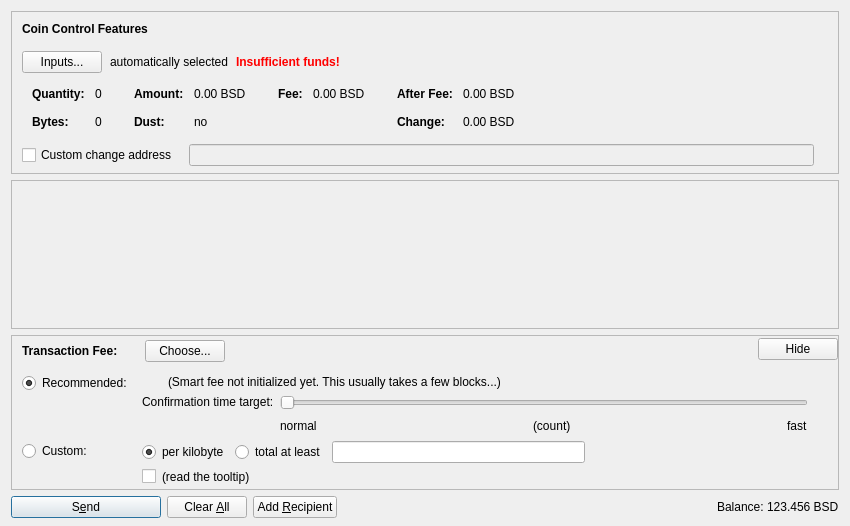
<?xml version="1.0" encoding="UTF-8"?>
<ui version="4.0">
 <class>SendCoinsDialog</class>
 <widget class="QDialog" name="SendCoinsDialog">
  <property name="geometry">
   <rect>
    <x>0</x>
    <y>0</y>
    <width>850</width>
    <height>526</height>
   </rect>
  </property>
  <property name="windowTitle">
   <string>Send Coins</string>
  </property>
  <layout class="QVBoxLayout" name="verticalLayout" stretch="0,1,0,0">
   <property name="bottomMargin">
    <number>8</number>
   </property>
   <item>
    <widget class="QFrame" name="frameCoinControl">
     <property name="sizePolicy">
      <sizepolicy hsizetype="Expanding" vsizetype="Expanding">
       <horstretch>0</horstretch>
       <verstretch>0</verstretch>
      </sizepolicy>
     </property>
     <property name="maximumSize">
      <size>
       <width>16777215</width>
       <height>16777215</height>
      </size>
     </property>
     <property name="frameShape">
      <enum>QFrame::StyledPanel</enum>
     </property>
     <property name="frameShadow">
      <enum>QFrame::Sunken</enum>
     </property>
     <layout class="QVBoxLayout" name="verticalLayoutCoinControl2">
      <property name="spacing">
       <number>0</number>
      </property>
      <property name="leftMargin">
       <number>0</number>
      </property>
      <property name="topMargin">
       <number>0</number>
      </property>
      <property name="rightMargin">
       <number>0</number>
      </property>
      <property name="bottomMargin">
       <number>6</number>
      </property>
      <item>
       <layout class="QVBoxLayout" name="verticalLayoutCoinControl" stretch="0,0,0,0,1">
        <property name="spacing">
         <number>0</number>
        </property>
        <property name="leftMargin">
         <number>10</number>
        </property>
        <property name="topMargin">
         <number>10</number>
        </property>
        <item>
         <layout class="QHBoxLayout" name="horizontalLayoutCoinControl1">
          <property name="bottomMargin">
           <number>15</number>
          </property>
          <item>
           <widget class="QLabel" name="labelCoinControlFeatures">
            <property name="sizePolicy">
             <sizepolicy hsizetype="Preferred" vsizetype="Maximum">
              <horstretch>0</horstretch>
              <verstretch>0</verstretch>
             </sizepolicy>
            </property>
            <property name="font">
             <font>
              <weight>75</weight>
              <bold>true</bold>
             </font>
            </property>
            <property name="styleSheet">
             <string notr="true">font-weight:bold;</string>
            </property>
            <property name="text">
             <string>Coin Control Features</string>
            </property>
           </widget>
          </item>
         </layout>
        </item>
        <item>
         <layout class="QHBoxLayout" name="horizontalLayoutCoinControl2" stretch="0,0,0,0">
          <property name="spacing">
           <number>8</number>
          </property>
          <property name="bottomMargin">
           <number>10</number>
          </property>
          <item>
           <widget class="QPushButton" name="pushButtonCoinControl">
            <property name="styleSheet">
             <string notr="true"/>
            </property>
            <property name="text">
             <string>Inputs...</string>
            </property>
            <property name="autoDefault">
             <bool>false</bool>
            </property>
           </widget>
          </item>
          <item>
           <widget class="QLabel" name="labelCoinControlAutomaticallySelected">
            <property name="text">
             <string>automatically selected</string>
            </property>
            <property name="margin">
             <number>5</number>
            </property>
           </widget>
          </item>
          <item>
           <widget class="QLabel" name="labelCoinControlInsuffFunds">
            <property name="font">
             <font>
              <weight>75</weight>
              <bold>true</bold>
             </font>
            </property>
            <property name="styleSheet">
             <string notr="true">color:red;font-weight:bold;</string>
            </property>
            <property name="text">
             <string>Insufficient funds!</string>
            </property>
            <property name="margin">
             <number>5</number>
            </property>
           </widget>
          </item>
          <item>
           <spacer name="horizontalSpacerCoinControl">
            <property name="orientation">
             <enum>Qt::Horizontal</enum>
            </property>
            <property name="sizeHint" stdset="0">
             <size>
              <width>40</width>
              <height>1</height>
             </size>
            </property>
           </spacer>
          </item>
         </layout>
        </item>
        <item>
         <widget class="QWidget" name="widgetCoinControl" native="true">
          <property name="sizePolicy">
           <sizepolicy hsizetype="Preferred" vsizetype="Preferred">
            <horstretch>0</horstretch>
            <verstretch>0</verstretch>
           </sizepolicy>
          </property>
          <property name="minimumSize">
           <size>
            <width>0</width>
            <height>0</height>
           </size>
          </property>
          <property name="styleSheet">
           <string notr="true"/>
          </property>
          <layout class="QHBoxLayout" name="horizontalLayoutCoinControl5">
           <property name="leftMargin">
            <number>0</number>
           </property>
           <property name="topMargin">
            <number>0</number>
           </property>
           <property name="rightMargin">
            <number>0</number>
           </property>
           <property name="bottomMargin">
            <number>0</number>
           </property>
           <item>
            <layout class="QHBoxLayout" name="horizontalLayoutCoinControl3" stretch="0,0,0,1">
             <property name="spacing">
              <number>20</number>
             </property>
             <property name="topMargin">
              <number>0</number>
             </property>
             <property name="bottomMargin">
              <number>10</number>
             </property>
             <item>
              <layout class="QFormLayout" name="formLayoutCoinControl1">
               <property name="horizontalSpacing">
                <number>10</number>
               </property>
               <property name="verticalSpacing">
                <number>14</number>
               </property>
               <property name="leftMargin">
                <number>10</number>
               </property>
               <property name="topMargin">
                <number>4</number>
               </property>
               <property name="rightMargin">
                <number>6</number>
               </property>
               <item row="0" column="0">
                <widget class="QLabel" name="labelCoinControlQuantityText">
                 <property name="font">
                  <font>
                   <weight>75</weight>
                   <bold>true</bold>
                  </font>
                 </property>
                 <property name="text">
                  <string>Quantity:</string>
                 </property>
                 <property name="margin">
                  <number>0</number>
                 </property>
                </widget>
               </item>
               <item row="0" column="1">
                <widget class="QLabel" name="labelCoinControlQuantity">
                 <property name="cursor">
                  <cursorShape>IBeamCursor</cursorShape>
                 </property>
                 <property name="contextMenuPolicy">
                  <enum>Qt::ActionsContextMenu</enum>
                 </property>
                 <property name="text">
                  <string notr="true">0</string>
                 </property>
                 <property name="margin">
                  <number>0</number>
                 </property>
                 <property name="textInteractionFlags">
                  <set>Qt::LinksAccessibleByMouse|Qt::TextSelectableByKeyboard|Qt::TextSelectableByMouse</set>
                 </property>
                </widget>
               </item>
               <item row="1" column="0">
                <widget class="QLabel" name="labelCoinControlBytesText">
                 <property name="font">
                  <font>
                   <weight>75</weight>
                   <bold>true</bold>
                  </font>
                 </property>
                 <property name="text">
                  <string>Bytes:</string>
                 </property>
                </widget>
               </item>
               <item row="1" column="1">
                <widget class="QLabel" name="labelCoinControlBytes">
                 <property name="cursor">
                  <cursorShape>IBeamCursor</cursorShape>
                 </property>
                 <property name="contextMenuPolicy">
                  <enum>Qt::ActionsContextMenu</enum>
                 </property>
                 <property name="text">
                  <string notr="true">0</string>
                 </property>
                 <property name="textInteractionFlags">
                  <set>Qt::LinksAccessibleByMouse|Qt::TextSelectableByKeyboard|Qt::TextSelectableByMouse</set>
                 </property>
                </widget>
               </item>
              </layout>
             </item>
             <item>
              <layout class="QFormLayout" name="formLayoutCoinControl2">
               <property name="horizontalSpacing">
                <number>10</number>
               </property>
               <property name="verticalSpacing">
                <number>14</number>
               </property>
               <property name="leftMargin">
                <number>6</number>
               </property>
               <property name="topMargin">
                <number>4</number>
               </property>
               <property name="rightMargin">
                <number>6</number>
               </property>
               <item row="0" column="0">
                <widget class="QLabel" name="labelCoinControlAmountText">
                 <property name="font">
                  <font>
                   <weight>75</weight>
                   <bold>true</bold>
                  </font>
                 </property>
                 <property name="text">
                  <string>Amount:</string>
                 </property>
                 <property name="margin">
                  <number>0</number>
                 </property>
                </widget>
               </item>
               <item row="0" column="1">
                <widget class="QLabel" name="labelCoinControlAmount">
                 <property name="cursor">
                  <cursorShape>IBeamCursor</cursorShape>
                 </property>
                 <property name="contextMenuPolicy">
                  <enum>Qt::ActionsContextMenu</enum>
                 </property>
                 <property name="text">
                  <string notr="true">0.00 BSD</string>
                 </property>
                 <property name="textInteractionFlags">
                  <set>Qt::LinksAccessibleByMouse|Qt::TextSelectableByKeyboard|Qt::TextSelectableByMouse</set>
                 </property>
                </widget>
               </item>
               <item row="1" column="0">
                <widget class="QLabel" name="labelCoinControlLowOutputText">
                 <property name="font">
                  <font>
                   <weight>75</weight>
                   <bold>true</bold>
                  </font>
                 </property>
                 <property name="text">
                  <string>Dust:</string>
                 </property>
                </widget>
               </item>
               <item row="1" column="1">
                <widget class="QLabel" name="labelCoinControlLowOutput">
                 <property name="cursor">
                  <cursorShape>IBeamCursor</cursorShape>
                 </property>
                 <property name="contextMenuPolicy">
                  <enum>Qt::ActionsContextMenu</enum>
                 </property>
                 <property name="text">
                  <string notr="true">no</string>
                 </property>
                 <property name="textInteractionFlags">
                  <set>Qt::LinksAccessibleByMouse|Qt::TextSelectableByKeyboard|Qt::TextSelectableByMouse</set>
                 </property>
                </widget>
               </item>
              </layout>
             </item>
             <item>
              <layout class="QFormLayout" name="formLayoutCoinControl3">
               <property name="horizontalSpacing">
                <number>10</number>
               </property>
               <property name="verticalSpacing">
                <number>14</number>
               </property>
               <property name="leftMargin">
                <number>6</number>
               </property>
               <property name="topMargin">
                <number>4</number>
               </property>
               <property name="rightMargin">
                <number>6</number>
               </property>
               <item row="0" column="0">
                <widget class="QLabel" name="labelCoinControlFeeText">
                 <property name="font">
                  <font>
                   <weight>75</weight>
                   <bold>true</bold>
                  </font>
                 </property>
                 <property name="text">
                  <string>Fee:</string>
                 </property>
                 <property name="margin">
                  <number>0</number>
                 </property>
                </widget>
               </item>
               <item row="0" column="1">
                <widget class="QLabel" name="labelCoinControlFee">
                 <property name="cursor">
                  <cursorShape>IBeamCursor</cursorShape>
                 </property>
                 <property name="contextMenuPolicy">
                  <enum>Qt::ActionsContextMenu</enum>
                 </property>
                 <property name="text">
                  <string notr="true">0.00 BSD</string>
                 </property>
                 <property name="textInteractionFlags">
                  <set>Qt::LinksAccessibleByMouse|Qt::TextSelectableByKeyboard|Qt::TextSelectableByMouse</set>
                 </property>
                </widget>
               </item>
              </layout>
             </item>
             <item>
              <layout class="QFormLayout" name="formLayoutCoinControl4">
               <property name="horizontalSpacing">
                <number>10</number>
               </property>
               <property name="verticalSpacing">
                <number>14</number>
               </property>
               <property name="leftMargin">
                <number>6</number>
               </property>
               <property name="topMargin">
                <number>4</number>
               </property>
               <property name="rightMargin">
                <number>6</number>
               </property>
               <item row="0" column="0">
                <widget class="QLabel" name="labelCoinControlAfterFeeText">
                 <property name="font">
                  <font>
                   <weight>75</weight>
                   <bold>true</bold>
                  </font>
                 </property>
                 <property name="text">
                  <string>After Fee:</string>
                 </property>
                 <property name="margin">
                  <number>0</number>
                 </property>
                </widget>
               </item>
               <item row="0" column="1">
                <widget class="QLabel" name="labelCoinControlAfterFee">
                 <property name="cursor">
                  <cursorShape>IBeamCursor</cursorShape>
                 </property>
                 <property name="contextMenuPolicy">
                  <enum>Qt::ActionsContextMenu</enum>
                 </property>
                 <property name="text">
                  <string notr="true">0.00 BSD</string>
                 </property>
                 <property name="textInteractionFlags">
                  <set>Qt::LinksAccessibleByMouse|Qt::TextSelectableByKeyboard|Qt::TextSelectableByMouse</set>
                 </property>
                </widget>
               </item>
               <item row="1" column="0">
                <widget class="QLabel" name="labelCoinControlChangeText">
                 <property name="font">
                  <font>
                   <weight>75</weight>
                   <bold>true</bold>
                  </font>
                 </property>
                 <property name="text">
                  <string>Change:</string>
                 </property>
                </widget>
               </item>
               <item row="1" column="1">
                <widget class="QLabel" name="labelCoinControlChange">
                 <property name="cursor">
                  <cursorShape>IBeamCursor</cursorShape>
                 </property>
                 <property name="contextMenuPolicy">
                  <enum>Qt::ActionsContextMenu</enum>
                 </property>
                 <property name="text">
                  <string notr="true">0.00 BSD</string>
                 </property>
                 <property name="textInteractionFlags">
                  <set>Qt::LinksAccessibleByMouse|Qt::TextSelectableByKeyboard|Qt::TextSelectableByMouse</set>
                 </property>
                </widget>
               </item>
              </layout>
             </item>
            </layout>
           </item>
          </layout>
         </widget>
        </item>
        <item>
         <layout class="QHBoxLayout" name="horizontalLayoutCoinControl4" stretch="0,0,0">
          <property name="spacing">
           <number>12</number>
          </property>
          <property name="sizeConstraint">
           <enum>QLayout::SetDefaultConstraint</enum>
          </property>
          <property name="topMargin">
           <number>5</number>
          </property>
          <property name="rightMargin">
           <number>5</number>
          </property>
          <item>
           <widget class="QCheckBox" name="checkBoxCoinControlChange">
            <property name="toolTip">
             <string>If this is activated, but the change address is empty or invalid, change will be sent to a newly generated address.</string>
            </property>
            <property name="text">
             <string>Custom change address</string>
            </property>
           </widget>
          </item>
          <item>
           <widget class="QValidatedLineEdit" name="lineEditCoinControlChange">
            <property name="enabled">
             <bool>false</bool>
            </property>
            <property name="sizePolicy">
             <sizepolicy hsizetype="Expanding" vsizetype="Fixed">
              <horstretch>0</horstretch>
              <verstretch>0</verstretch>
             </sizepolicy>
            </property>
           </widget>
          </item>
          <item>
           <widget class="QLabel" name="labelCoinControlChangeLabel">
            <property name="sizePolicy">
             <sizepolicy hsizetype="Preferred" vsizetype="Expanding">
              <horstretch>0</horstretch>
              <verstretch>0</verstretch>
             </sizepolicy>
            </property>
            <property name="minimumSize">
             <size>
              <width>0</width>
              <height>0</height>
             </size>
            </property>
            <property name="text">
             <string/>
            </property>
            <property name="margin">
             <number>3</number>
            </property>
           </widget>
          </item>
         </layout>
        </item>
        <item>
         <spacer name="verticalSpacerCoinControl">
          <property name="orientation">
           <enum>Qt::Vertical</enum>
          </property>
          <property name="sizeHint" stdset="0">
           <size>
            <width>800</width>
            <height>1</height>
           </size>
          </property>
         </spacer>
        </item>
       </layout>
      </item>
     </layout>
    </widget>
   </item>
   <item>
    <widget class="QScrollArea" name="scrollArea">
     <property name="widgetResizable">
      <bool>true</bool>
     </property>
     <widget class="QWidget" name="scrollAreaWidgetContents">
      <property name="geometry">
       <rect>
        <x>0</x>
        <y>0</y>
        <width>830</width>
        <height>104</height>
       </rect>
      </property>
      <layout class="QVBoxLayout" name="verticalLayout_2" stretch="0,1">
       <property name="leftMargin">
        <number>0</number>
       </property>
       <property name="topMargin">
        <number>0</number>
       </property>
       <property name="rightMargin">
        <number>0</number>
       </property>
       <property name="bottomMargin">
        <number>0</number>
       </property>
       <item>
        <layout class="QVBoxLayout" name="entries">
         <property name="spacing">
          <number>6</number>
         </property>
        </layout>
       </item>
       <item>
        <spacer name="verticalSpacer">
         <property name="orientation">
          <enum>Qt::Vertical</enum>
         </property>
         <property name="sizeHint" stdset="0">
          <size>
           <width>20</width>
           <height>40</height>
          </size>
         </property>
        </spacer>
       </item>
      </layout>
     </widget>
    </widget>
   </item>
   <item>
    <widget class="QFrame" name="frameFee">
     <property name="sizePolicy">
      <sizepolicy hsizetype="Expanding" vsizetype="Expanding">
       <horstretch>0</horstretch>
       <verstretch>0</verstretch>
      </sizepolicy>
     </property>
     <property name="maximumSize">
      <size>
       <width>16777215</width>
       <height>16777215</height>
      </size>
     </property>
     <property name="frameShape">
      <enum>QFrame::StyledPanel</enum>
     </property>
     <property name="frameShadow">
      <enum>QFrame::Sunken</enum>
     </property>
     <layout class="QVBoxLayout" name="verticalLayoutFee1">
      <property name="spacing">
       <number>0</number>
      </property>
      <property name="leftMargin">
       <number>0</number>
      </property>
      <property name="topMargin">
       <number>0</number>
      </property>
      <property name="rightMargin">
       <number>0</number>
      </property>
      <property name="bottomMargin">
       <number>0</number>
      </property>
      <item>
       <layout class="QVBoxLayout" name="verticalLayoutFee2" stretch="0,0,0">
        <property name="spacing">
         <number>0</number>
        </property>
        <property name="leftMargin">
         <number>10</number>
        </property>
        <property name="topMargin">
         <number>0</number>
        </property>
        <item>
         <layout class="QHBoxLayout" name="horizontalLayoutFee1">
          <property name="bottomMargin">
           <number>0</number>
          </property>
          <item>
           <layout class="QVBoxLayout" name="verticalLayoutFee7">
            <property name="spacing">
             <number>0</number>
            </property>
            <item>
             <spacer name="verticalSpacerSmartFee">
              <property name="orientation">
               <enum>Qt::Vertical</enum>
              </property>
              <property name="sizeType">
               <enum>QSizePolicy::Fixed</enum>
              </property>
              <property name="sizeHint" stdset="0">
               <size>
                <width>1</width>
                <height>4</height>
               </size>
              </property>
             </spacer>
            </item>
            <item>
             <layout class="QHBoxLayout" name="horizontalLayoutSmartFee">
              <property name="spacing">
               <number>10</number>
              </property>
              <item>
               <widget class="QLabel" name="labelFeeHeadline">
                <property name="sizePolicy">
                 <sizepolicy hsizetype="Preferred" vsizetype="Maximum">
                  <horstretch>0</horstretch>
                  <verstretch>0</verstretch>
                 </sizepolicy>
                </property>
                <property name="font">
                 <font>
                  <weight>75</weight>
                  <bold>true</bold>
                 </font>
                </property>
                <property name="styleSheet">
                 <string notr="true">font-weight:bold;</string>
                </property>
                <property name="text">
                 <string>Transaction Fee:</string>
                </property>
               </widget>
              </item>
              <item>
               <widget class="QLabel" name="labelFeeMinimized">
                <property name="text">
                 <string/>
                </property>
               </widget>
              </item>
              <item>
               <widget class="QPushButton" name="buttonChooseFee">
                <property name="text">
                 <string>Choose...</string>
                </property>
               </widget>
              </item>
             </layout>
            </item>
            <item>
             <spacer name="verticalSpacer_5">
              <property name="orientation">
               <enum>Qt::Vertical</enum>
              </property>
              <property name="sizeHint" stdset="0">
               <size>
                <width>1</width>
                <height>1</height>
               </size>
              </property>
             </spacer>
            </item>
           </layout>
          </item>
          <item>
           <spacer name="horizontalSpacer_4">
            <property name="orientation">
             <enum>Qt::Horizontal</enum>
            </property>
            <property name="sizeHint" stdset="0">
             <size>
              <width>40</width>
              <height>20</height>
             </size>
            </property>
           </spacer>
          </item>
          <item>
           <widget class="QPushButton" name="buttonMinimizeFee">
            <property name="toolTip">
             <string>collapse fee-settings</string>
            </property>
            <property name="text">
             <string>Hide</string>
            </property>
           </widget>
          </item>
         </layout>
        </item>
        <item>
         <widget class="QFrame" name="frameFeeSelection">
          <layout class="QVBoxLayout" name="verticalLayoutFee12">
           <property name="spacing">
            <number>0</number>
           </property>
           <property name="leftMargin">
            <number>0</number>
           </property>
           <property name="topMargin">
            <number>0</number>
           </property>
           <property name="rightMargin">
            <number>0</number>
           </property>
           <property name="bottomMargin">
            <number>0</number>
           </property>
           <item>
            <layout class="QGridLayout" name="gridLayoutFee">
             <property name="topMargin">
              <number>10</number>
             </property>
             <property name="bottomMargin">
              <number>4</number>
             </property>
             <property name="horizontalSpacing">
              <number>10</number>
             </property>
             <property name="verticalSpacing">
              <number>4</number>
             </property>
             <item row="1" column="1">
              <layout class="QVBoxLayout" name="verticalLayoutFee8">
               <property name="spacing">
                <number>6</number>
               </property>
               <item>
                <layout class="QHBoxLayout" name="horizontalLayoutFee13">
                 <item>
                  <widget class="QRadioButton" name="radioCustomPerKilobyte">
                   <property name="toolTip">
                    <string>If the custom fee is set to 1000 satoshis and the transaction is only 250 bytes, then &quot;per kilobyte&quot; only pays 250 satoshis in fee, while &quot;total at least&quot; pays 1000 satoshis. For transactions bigger than a kilobyte both pay by kilobyte.</string>
                   </property>
                   <property name="text">
                    <string>per kilobyte</string>
                   </property>
                   <property name="checked">
                    <bool>true</bool>
                   </property>
                   <attribute name="buttonGroup">
                    <string notr="true">groupCustomFee</string>
                   </attribute>
                  </widget>
                 </item>
                 <item>
                  <widget class="QRadioButton" name="radioCustomAtLeast">
                   <property name="toolTip">
                    <string>If the custom fee is set to 1000 satoshis and the transaction is only 250 bytes, then &quot;per kilobyte&quot; only pays 250 satoshis in fee, while &quot;total at least&quot; pays 1000 satoshis. For transactions bigger than a kilobyte both pay by kilobyte.</string>
                   </property>
                   <property name="text">
                    <string>total at least</string>
                   </property>
                   <attribute name="buttonGroup">
                    <string notr="true">groupCustomFee</string>
                   </attribute>
                  </widget>
                 </item>
                 <item>
                  <widget class="UralsAmountField" name="customFee"/>
                 </item>
                 <item>
                  <spacer name="horizontalSpacer_6">
                   <property name="orientation">
                    <enum>Qt::Horizontal</enum>
                   </property>
                   <property name="sizeHint" stdset="0">
                    <size>
                     <width>1</width>
                     <height>1</height>
                    </size>
                   </property>
                  </spacer>
                 </item>
                </layout>
               </item>
               <item>
                <layout class="QHBoxLayout" name="horizontalLayoutFee8">
                 <item>
                  <widget class="QCheckBox" name="checkBoxMinimumFee">
                   <property name="toolTip">
                    <string>Paying only the minimum fee is just fine as long as there is less transaction volume than space in the blocks. But be aware that this can end up in a never confirming transaction once there is more demand for urals transactions than the network can process.</string>
                   </property>
                   <property name="text">
                    <string/>
                   </property>
                  </widget>
                 </item>
                 <item>
                  <widget class="QLabel" name="labelMinFeeWarning">
                   <property name="enabled">
                    <bool>true</bool>
                   </property>
                   <property name="toolTip">
                    <string>Paying only the minimum fee is just fine as long as there is less transaction volume than space in the blocks. But be aware that this can end up in a never confirming transaction once there is more demand for urals transactions than the network can process.</string>
                   </property>
                   <property name="text">
                    <string>(read the tooltip)</string>
                   </property>
                   <property name="margin">
                    <number>5</number>
                   </property>
                  </widget>
                 </item>
                 <item>
                  <spacer name="horizontalSpacer_2">
                   <property name="orientation">
                    <enum>Qt::Horizontal</enum>
                   </property>
                   <property name="sizeHint" stdset="0">
                    <size>
                     <width>1</width>
                     <height>1</height>
                    </size>
                   </property>
                  </spacer>
                 </item>
                </layout>
               </item>
              </layout>
             </item>
             <item row="0" column="0">
              <layout class="QVBoxLayout" name="verticalLayoutFee4" stretch="0,1">
               <item>
                <widget class="QRadioButton" name="radioSmartFee">
                 <property name="text">
                  <string>Recommended:</string>
                 </property>
                 <property name="checked">
                  <bool>true</bool>
                 </property>
                 <attribute name="buttonGroup">
                  <string notr="true">groupFee</string>
                 </attribute>
                </widget>
               </item>
               <item>
                <spacer name="verticalSpacer_2">
                 <property name="orientation">
                  <enum>Qt::Vertical</enum>
                 </property>
                 <property name="sizeHint" stdset="0">
                  <size>
                   <width>1</width>
                   <height>1</height>
                  </size>
                 </property>
                </spacer>
               </item>
              </layout>
             </item>
             <item row="1" column="0">
              <layout class="QVBoxLayout" name="verticalLayoutFee9" stretch="0,1">
               <item>
                <widget class="QRadioButton" name="radioCustomFee">
                 <property name="text">
                  <string>Custom:</string>
                 </property>
                 <attribute name="buttonGroup">
                  <string notr="true">groupFee</string>
                 </attribute>
                </widget>
               </item>
               <item>
                <spacer name="verticalSpacer_6">
                 <property name="orientation">
                  <enum>Qt::Vertical</enum>
                 </property>
                 <property name="sizeHint" stdset="0">
                  <size>
                   <width>1</width>
                   <height>1</height>
                  </size>
                 </property>
                </spacer>
               </item>
              </layout>
             </item>
             <item row="0" column="1">
              <layout class="QVBoxLayout" name="verticalLayoutFee3" stretch="0,0,1">
               <property name="spacing">
                <number>6</number>
               </property>
               <property name="topMargin">
                <number>2</number>
               </property>
               <item>
                <layout class="QHBoxLayout" name="horizontalLayoutFee12">
                 <item>
                  <widget class="QLabel" name="labelSmartFee">
                   <property name="text">
                    <string/>
                   </property>
                   <property name="margin">
                    <number>2</number>
                   </property>
                  </widget>
                 </item>
                 <item>
                  <widget class="QLabel" name="labelFeeEstimation">
                   <property name="text">
                    <string/>
                   </property>
                  </widget>
                 </item>
                 <item>
                  <widget class="QLabel" name="labelSmartFee2">
                   <property name="text">
                    <string>(Smart fee not initialized yet. This usually takes a few blocks...)</string>
                   </property>
                   <property name="margin">
                    <number>2</number>
                   </property>
                  </widget>
                 </item>
                 <item>
                  <spacer name="horizontalSpacer_5">
                   <property name="orientation">
                    <enum>Qt::Horizontal</enum>
                   </property>
                   <property name="sizeHint" stdset="0">
                    <size>
                     <width>1</width>
                     <height>1</height>
                    </size>
                   </property>
                  </spacer>
                 </item>
                </layout>
               </item>
               <item>
                <layout class="QHBoxLayout" name="horizontalLayoutFee9">
                 <item>
                  <layout class="QVBoxLayout" name="verticalLayoutFee6">
                   <item>
                    <widget class="QLabel" name="labelSmartFee3">
                     <property name="text">
                      <string>Confirmation time target:</string>
                     </property>
                     <property name="margin">
                      <number>2</number>
                     </property>
                    </widget>
                   </item>
                   <item>
                    <spacer name="verticalSpacer_3">
                     <property name="orientation">
                      <enum>Qt::Vertical</enum>
                     </property>
                     <property name="sizeHint" stdset="0">
                      <size>
                       <width>1</width>
                       <height>1</height>
                      </size>
                     </property>
                    </spacer>
                   </item>
                  </layout>
                 </item>
                 <item>
                  <layout class="QVBoxLayout" name="verticalLayoutFee5">
                   <property name="rightMargin">
                    <number>30</number>
                   </property>
                   <item>
                    <widget class="QSlider" name="sliderSmartFee">
                     <property name="minimum">
                      <number>0</number>
                     </property>
                     <property name="maximum">
                      <number>23</number>
                     </property>
                     <property name="pageStep">
                      <number>1</number>
                     </property>
                     <property name="value">
                      <number>0</number>
                     </property>
                     <property name="orientation">
                      <enum>Qt::Horizontal</enum>
                     </property>
                     <property name="invertedAppearance">
                      <bool>false</bool>
                     </property>
                     <property name="invertedControls">
                      <bool>false</bool>
                     </property>
                     <property name="tickPosition">
                      <enum>QSlider::NoTicks</enum>
                     </property>
                    </widget>
                   </item>
                   <item>
                    <layout class="QHBoxLayout" name="horizontalLayoutFee10">
                     <item>
                      <widget class="QLabel" name="labelSmartFeeNormal">
                       <property name="text">
                        <string>normal</string>
                       </property>
                      </widget>
                     </item>
                     <item>
                      <spacer name="horizontalSpacer_7">
                       <property name="orientation">
                        <enum>Qt::Horizontal</enum>
                       </property>
                       <property name="sizeHint" stdset="0">
                        <size>
                         <width>40</width>
                         <height>20</height>
                        </size>
                       </property>
                      </spacer>
                     </item>
                     <item>
                      <widget class="QLabel" name="confirmationTargetLabel">
                       <property name="text">
                        <string notr="true">(count)</string>
                       </property>
                      </widget>
                     </item>
                     <item>
                      <spacer name="horizontalSpacer_3">
                       <property name="orientation">
                        <enum>Qt::Horizontal</enum>
                       </property>
                       <property name="sizeHint" stdset="0">
                        <size>
                         <width>40</width>
                         <height>20</height>
                        </size>
                       </property>
                      </spacer>
                     </item>
                     <item>
                      <widget class="QLabel" name="labelSmartFeeFast">
                       <property name="text">
                        <string>fast</string>
                       </property>
                      </widget>
                     </item>
                    </layout>
                   </item>
                  </layout>
                 </item>
                </layout>
               </item>
               <item>
                <spacer name="verticalSpacer_4">
                 <property name="orientation">
                  <enum>Qt::Vertical</enum>
                 </property>
                 <property name="sizeHint" stdset="0">
                  <size>
                   <width>1</width>
                   <height>1</height>
                  </size>
                 </property>
                </spacer>
               </item>
              </layout>
             </item>
            </layout>
           </item>
          </layout>
         </widget>
        </item>
        <item>
         <spacer name="verticalSpacerFee">
          <property name="orientation">
           <enum>Qt::Vertical</enum>
          </property>
          <property name="sizeHint" stdset="0">
           <size>
            <width>800</width>
            <height>1</height>
           </size>
          </property>
         </spacer>
        </item>
       </layout>
      </item>
     </layout>
    </widget>
   </item>
   <item>
    <layout class="QHBoxLayout" name="horizontalLayout">
     <item>
      <widget class="QPushButton" name="sendButton">
       <property name="minimumSize">
        <size>
         <width>150</width>
         <height>0</height>
        </size>
       </property>
       <property name="toolTip">
        <string>Confirm the send action</string>
       </property>
       <property name="text">
        <string>S&amp;end</string>
       </property>
       <property name="icon">
        <iconset resource="../urals.qrc">
         <normaloff>:/icons/send</normaloff>:/icons/send</iconset>
       </property>
       <property name="autoDefault">
        <bool>false</bool>
       </property>
       <property name="default">
        <bool>true</bool>
       </property>
      </widget>
     </item>
     <item>
      <widget class="QPushButton" name="clearButton">
       <property name="sizePolicy">
        <sizepolicy hsizetype="Minimum" vsizetype="Fixed">
         <horstretch>0</horstretch>
         <verstretch>0</verstretch>
        </sizepolicy>
       </property>
       <property name="toolTip">
        <string>Clear all fields of the form.</string>
       </property>
       <property name="text">
        <string>Clear &amp;All</string>
       </property>
       <property name="icon">
        <iconset resource="../urals.qrc">
         <normaloff>:/icons/remove</normaloff>:/icons/remove</iconset>
       </property>
       <property name="autoDefault">
        <bool>false</bool>
       </property>
      </widget>
     </item>
     <item>
      <widget class="QPushButton" name="addButton">
       <property name="toolTip">
        <string>Send to multiple recipients at once</string>
       </property>
       <property name="text">
        <string>Add &amp;Recipient</string>
       </property>
       <property name="icon">
        <iconset resource="../urals.qrc">
         <normaloff>:/icons/add</normaloff>:/icons/add</iconset>
       </property>
       <property name="autoDefault">
        <bool>false</bool>
       </property>
      </widget>
     </item>
     <item>
      <spacer name="horizontalSpacer">
       <property name="orientation">
        <enum>Qt::Horizontal</enum>
       </property>
       <property name="sizeHint" stdset="0">
        <size>
         <width>40</width>
         <height>20</height>
        </size>
       </property>
      </spacer>
     </item>
     <item>
      <layout class="QHBoxLayout" name="horizontalLayout_2">
       <property name="spacing">
        <number>3</number>
       </property>
       <item>
        <widget class="QLabel" name="label">
         <property name="sizePolicy">
          <sizepolicy hsizetype="Preferred" vsizetype="Fixed">
           <horstretch>0</horstretch>
           <verstretch>0</verstretch>
          </sizepolicy>
         </property>
         <property name="text">
          <string>Balance:</string>
         </property>
        </widget>
       </item>
       <item>
        <widget class="QLabel" name="labelBalance">
         <property name="sizePolicy">
          <sizepolicy hsizetype="Preferred" vsizetype="Fixed">
           <horstretch>0</horstretch>
           <verstretch>0</verstretch>
          </sizepolicy>
         </property>
         <property name="cursor">
          <cursorShape>IBeamCursor</cursorShape>
         </property>
         <property name="text">
          <string notr="true">123.456 BSD</string>
         </property>
         <property name="textInteractionFlags">
          <set>Qt::LinksAccessibleByMouse|Qt::TextSelectableByKeyboard|Qt::TextSelectableByMouse</set>
         </property>
        </widget>
       </item>
      </layout>
     </item>
    </layout>
   </item>
  </layout>
 </widget>
 <customwidgets>
  <customwidget>
   <class>QValidatedLineEdit</class>
   <extends>QLineEdit</extends>
   <header>qvalidatedlineedit.h</header>
  </customwidget>
  <customwidget>
   <class>UralsAmountField</class>
   <extends>QLineEdit</extends>
   <header>uralsamountfield.h</header>
   <container>1</container>
  </customwidget>
 </customwidgets>
 <resources>
  <include location="../urals.qrc"/>
 </resources>
 <connections/>
 <buttongroups>
  <buttongroup name="groupFee"/>
  <buttongroup name="groupCustomFee"/>
 </buttongroups>
</ui>
